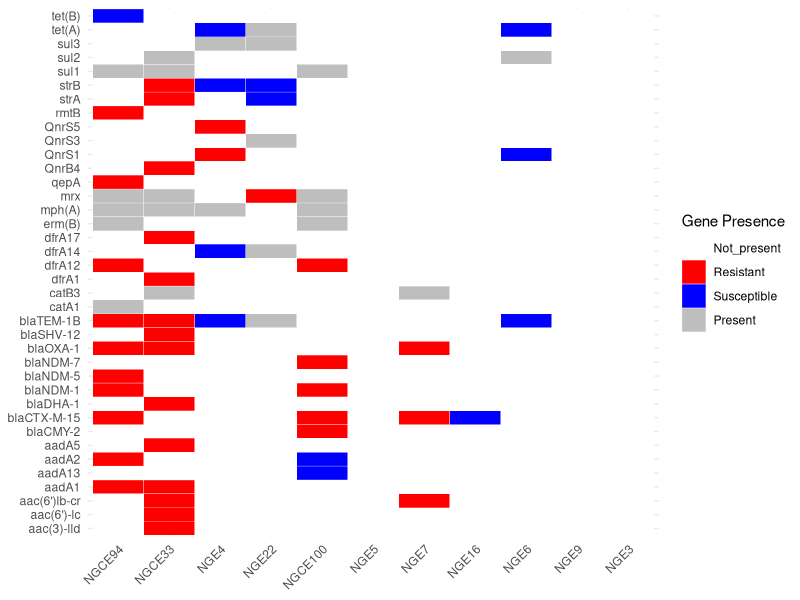
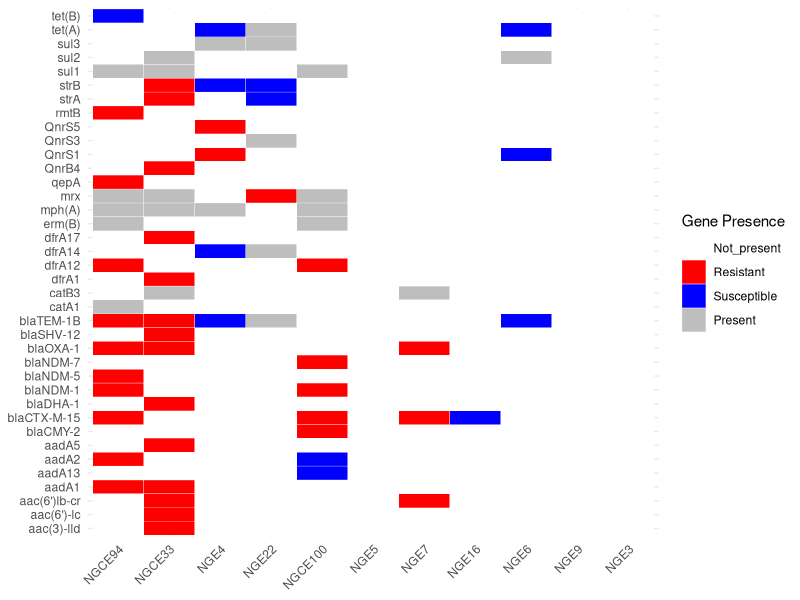

Reproduce these figures in R, in order.
# Load necessary libraries
library(ggplot2)
library(reshape2)
library(readr)
# Read the CSV file
data <- read.csv("genotype_phenotypeHeatmap.csv", header = TRUE, stringsAsFactors = FALSE)

# Subset the data to include only the columns for the heatmap (columns 3 to 13)
heatmap_data <- data[, c(1, 3:13)]

# Melt the data for use with ggplot
# Now 'Gene' is explicitly part of the data and used as an identifier in melting
melted_data <- melt(heatmap_data, id.vars = "Gene")

# Rename the melted data columns for clarity if needed
names(melted_data) <- c("Gene", "Strain", "Value")

# Mapping the values of the table to colors
melted_data$Value <- factor(melted_data$Value, levels = c("Not_present", "Resistant", "Susceptible", "Present"))
colors <- c("Not_present" = "white", "Resistant" = "red", "Susceptible" = "blue", "Present" = "gray")

# Creating the heatmap
heatmap_plot_genotype_phenotype <- ggplot(melted_data, aes(Strain, Gene, fill = Value)) +
  geom_tile(color = "white") +
  scale_fill_manual(values = colors) +
  theme_minimal() +
  theme(axis.text.x = element_text(angle = 45, hjust = 1), 
        axis.title = element_blank()) +
  labs(fill = "Gene Presence")

# Display the heatmap
print(heatmap_plot_genotype_phenotype)

# Save the plot as a tiff file
ggsave("heatmap_plot.tiff", plot = heatmap_plot_genotype_phenotype, width = 10, height = 8, dpi = 300)
